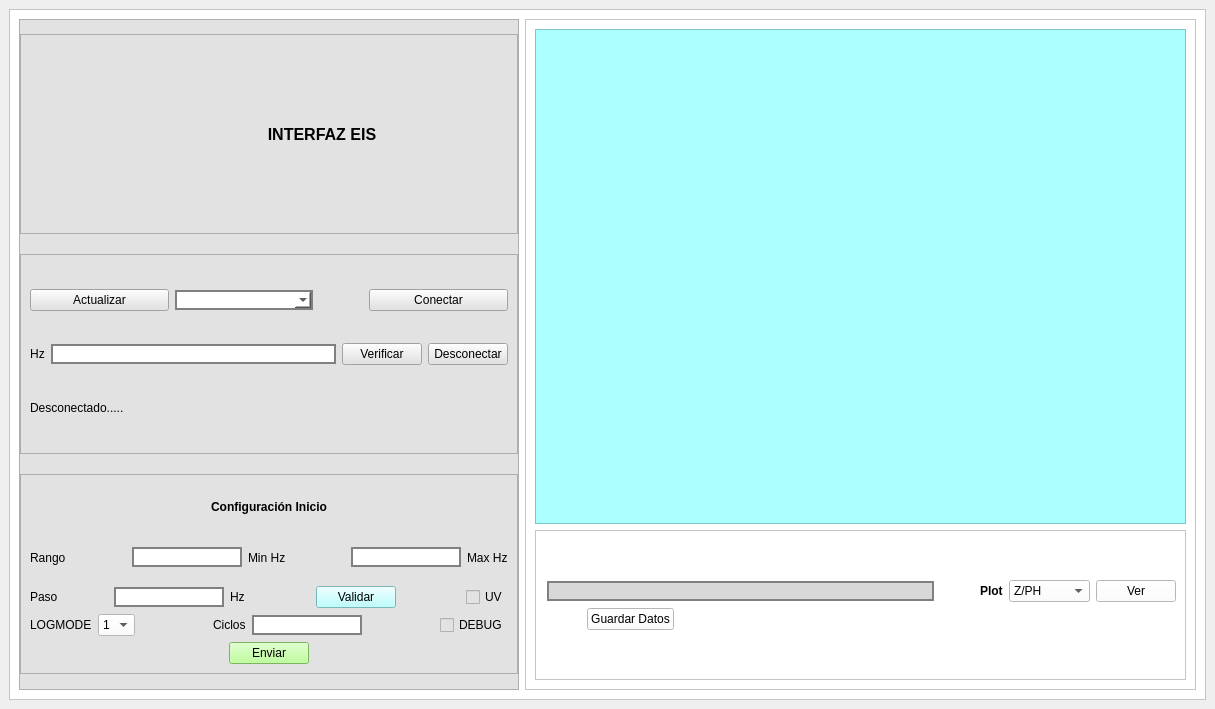
<?xml version="1.0" encoding="UTF-8"?>
<ui version="4.0">
 <class>MainWindow</class>
 <widget class="QMainWindow" name="MainWindow">
  <property name="geometry">
   <rect>
    <x>0</x>
    <y>0</y>
    <width>1215</width>
    <height>709</height>
   </rect>
  </property>
  <property name="windowTitle">
   <string>EIS_UAO</string>
  </property>
  <property name="windowIcon">
   <iconset>
    <normaloff>../../tesis/programa_python_immu_data_logged/imagenes/favicon-16x16.png</normaloff>../../tesis/programa_python_immu_data_logged/imagenes/favicon-16x16.png</iconset>
  </property>
  <property name="iconSize">
   <size>
    <width>30</width>
    <height>30</height>
   </size>
  </property>
  <property name="toolButtonStyle">
   <enum>Qt::ToolButtonIconOnly</enum>
  </property>
  <widget class="QWidget" name="centralwidget">
   <property name="minimumSize">
    <size>
     <width>1000</width>
     <height>0</height>
    </size>
   </property>
   <property name="maximumSize">
    <size>
     <width>1243545</width>
     <height>16777215</height>
    </size>
   </property>
   <layout class="QHBoxLayout" name="horizontalLayout_17">
    <item>
     <widget class="QFrame" name="frame">
      <property name="minimumSize">
       <size>
        <width>0</width>
        <height>0</height>
       </size>
      </property>
      <property name="maximumSize">
       <size>
        <width>124356</width>
        <height>16777215</height>
       </size>
      </property>
      <property name="styleSheet">
       <string notr="true">background-color: rgb(255, 255, 255);</string>
      </property>
      <property name="frameShape">
       <enum>QFrame::StyledPanel</enum>
      </property>
      <property name="frameShadow">
       <enum>QFrame::Raised</enum>
      </property>
      <property name="lineWidth">
       <number>1</number>
      </property>
      <layout class="QHBoxLayout" name="horizontalLayout">
       <item>
        <widget class="QFrame" name="frame_4">
         <property name="minimumSize">
          <size>
           <width>400</width>
           <height>0</height>
          </size>
         </property>
         <property name="maximumSize">
          <size>
           <width>500</width>
           <height>16777215</height>
          </size>
         </property>
         <property name="styleSheet">
          <string notr="true">background-color: rgb(226, 226, 226);</string>
         </property>
         <property name="frameShape">
          <enum>QFrame::StyledPanel</enum>
         </property>
         <property name="frameShadow">
          <enum>QFrame::Raised</enum>
         </property>
         <layout class="QVBoxLayout" name="verticalLayout_8">
          <property name="leftMargin">
           <number>0</number>
          </property>
          <property name="topMargin">
           <number>0</number>
          </property>
          <property name="rightMargin">
           <number>0</number>
          </property>
          <property name="bottomMargin">
           <number>0</number>
          </property>
          <item>
           <widget class="QFrame" name="frame_3">
            <property name="maximumSize">
             <size>
              <width>56789</width>
              <height>200</height>
             </size>
            </property>
            <property name="styleSheet">
             <string notr="true">background-color: rgb(226, 226, 226);</string>
            </property>
            <property name="frameShape">
             <enum>QFrame::StyledPanel</enum>
            </property>
            <property name="frameShadow">
             <enum>QFrame::Raised</enum>
            </property>
            <layout class="QVBoxLayout" name="verticalLayout_2">
             <item>
              <layout class="QHBoxLayout" name="horizontalLayout_4">
               <item>
                <widget class="QLabel" name="logo">
                 <property name="maximumSize">
                  <size>
                   <width>100</width>
                   <height>60</height>
                  </size>
                 </property>
                 <property name="text">
                  <string/>
                 </property>
                 <property name="pixmap">
                  <pixmap>../../tesis/programa_python_immu_data_logged/imagenes/UAO-logo-acreditacion.png</pixmap>
                 </property>
                 <property name="scaledContents">
                  <bool>true</bool>
                 </property>
                </widget>
               </item>
               <item>
                <widget class="QLabel" name="label_2">
                 <property name="font">
                  <font>
                   <pointsize>12</pointsize>
                   <weight>75</weight>
                   <bold>true</bold>
                  </font>
                 </property>
                 <property name="text">
                  <string>INTERFAZ EIS</string>
                 </property>
                 <property name="alignment">
                  <set>Qt::AlignCenter</set>
                 </property>
                </widget>
               </item>
              </layout>
             </item>
            </layout>
           </widget>
          </item>
          <item>
           <widget class="QFrame" name="frame_2">
            <property name="maximumSize">
             <size>
              <width>45678</width>
              <height>200</height>
             </size>
            </property>
            <property name="styleSheet">
             <string notr="true">background-color: rgb(226, 226, 226);</string>
            </property>
            <property name="frameShape">
             <enum>QFrame::StyledPanel</enum>
            </property>
            <property name="frameShadow">
             <enum>QFrame::Raised</enum>
            </property>
            <layout class="QVBoxLayout" name="verticalLayout_5">
             <item>
              <layout class="QVBoxLayout" name="verticalLayout">
               <item>
                <layout class="QHBoxLayout" name="horizontalLayout_2">
                 <item>
                  <widget class="QPushButton" name="refreschbotton">
                   <property name="styleSheet">
                    <string notr="true">border-color: rgb(0, 0, 0);</string>
                   </property>
                   <property name="text">
                    <string>Actualizar</string>
                   </property>
                  </widget>
                 </item>
                 <item>
                  <widget class="QComboBox" name="devicecombobox">
                   <property name="styleSheet">
                    <string notr="true">background-color: rgb(255, 255, 255);
border: 2px solid gray</string>
                   </property>
                  </widget>
                 </item>
                 <item>
                  <spacer name="horizontalSpacer_2">
                   <property name="orientation">
                    <enum>Qt::Horizontal</enum>
                   </property>
                   <property name="sizeType">
                    <enum>QSizePolicy::Maximum</enum>
                   </property>
                   <property name="sizeHint" stdset="0">
                    <size>
                     <width>50</width>
                     <height>20</height>
                    </size>
                   </property>
                  </spacer>
                 </item>
                 <item>
                  <widget class="QPushButton" name="conectar_botton">
                   <property name="styleSheet">
                    <string notr="true">border-bottom-color: rgb(0, 0, 0);

</string>
                   </property>
                   <property name="text">
                    <string>Conectar</string>
                   </property>
                  </widget>
                 </item>
                </layout>
               </item>
               <item>
                <layout class="QHBoxLayout" name="horizontalLayout_3"/>
               </item>
              </layout>
             </item>
             <item>
              <layout class="QHBoxLayout" name="horizontalLayout_5">
               <item>
                <widget class="QLabel" name="label_4">
                 <property name="text">
                  <string>Hz</string>
                 </property>
                 <property name="alignment">
                  <set>Qt::AlignCenter</set>
                 </property>
                </widget>
               </item>
               <item>
                <widget class="QLineEdit" name="freq_input">
                 <property name="styleSheet">
                  <string notr="true">background-color: rgb(255, 255, 255);
border: 2px solid gray</string>
                 </property>
                </widget>
               </item>
               <item>
                <widget class="QPushButton" name="verificar_botton">
                 <property name="text">
                  <string>Verificar</string>
                 </property>
                </widget>
               </item>
               <item>
                <widget class="QPushButton" name="desconectarbotton">
                 <property name="text">
                  <string>Desconectar</string>
                 </property>
                </widget>
               </item>
              </layout>
             </item>
             <item>
              <widget class="QLabel" name="label">
               <property name="text">
                <string>Desconectado.....</string>
               </property>
              </widget>
             </item>
            </layout>
           </widget>
          </item>
          <item>
           <widget class="QFrame" name="frame_6">
            <property name="maximumSize">
             <size>
              <width>345678</width>
              <height>200</height>
             </size>
            </property>
            <property name="styleSheet">
             <string notr="true">background-color: rgb(226, 226, 226);</string>
            </property>
            <property name="frameShape">
             <enum>QFrame::StyledPanel</enum>
            </property>
            <property name="frameShadow">
             <enum>QFrame::Raised</enum>
            </property>
            <layout class="QVBoxLayout" name="verticalLayout_4">
             <item>
              <layout class="QHBoxLayout" name="horizontalLayout_6">
               <item>
                <spacer name="horizontalSpacer">
                 <property name="orientation">
                  <enum>Qt::Horizontal</enum>
                 </property>
                 <property name="sizeHint" stdset="0">
                  <size>
                   <width>40</width>
                   <height>20</height>
                  </size>
                 </property>
                </spacer>
               </item>
               <item>
                <widget class="QLabel" name="label_5">
                 <property name="font">
                  <font>
                   <weight>75</weight>
                   <bold>true</bold>
                  </font>
                 </property>
                 <property name="text">
                  <string>Configuración Inicio</string>
                 </property>
                 <property name="alignment">
                  <set>Qt::AlignCenter</set>
                 </property>
                </widget>
               </item>
               <item>
                <spacer name="horizontalSpacer_4">
                 <property name="orientation">
                  <enum>Qt::Horizontal</enum>
                 </property>
                 <property name="sizeHint" stdset="0">
                  <size>
                   <width>40</width>
                   <height>20</height>
                  </size>
                 </property>
                </spacer>
               </item>
              </layout>
             </item>
             <item>
              <layout class="QHBoxLayout" name="horizontalLayout_7">
               <item>
                <widget class="QLabel" name="rango_label">
                 <property name="text">
                  <string>Rango</string>
                 </property>
                </widget>
               </item>
               <item>
                <spacer name="horizontalSpacer_3">
                 <property name="orientation">
                  <enum>Qt::Horizontal</enum>
                 </property>
                 <property name="sizeHint" stdset="0">
                  <size>
                   <width>40</width>
                   <height>20</height>
                  </size>
                 </property>
                </spacer>
               </item>
               <item>
                <widget class="QLineEdit" name="rango_min_input">
                 <property name="styleSheet">
                  <string notr="true">background-color: rgb(255, 255, 255);
border: 2px solid gray</string>
                 </property>
                 <property name="text">
                  <string/>
                 </property>
                </widget>
               </item>
               <item>
                <widget class="QLabel" name="min_hz_label">
                 <property name="text">
                  <string>Min Hz</string>
                 </property>
                </widget>
               </item>
               <item>
                <spacer name="horizontalSpacer_5">
                 <property name="orientation">
                  <enum>Qt::Horizontal</enum>
                 </property>
                 <property name="sizeHint" stdset="0">
                  <size>
                   <width>40</width>
                   <height>20</height>
                  </size>
                 </property>
                </spacer>
               </item>
               <item>
                <widget class="QLineEdit" name="rango_max_input">
                 <property name="styleSheet">
                  <string notr="true">background-color: rgb(255, 255, 255);
border: 2px solid gray</string>
                 </property>
                 <property name="text">
                  <string/>
                 </property>
                </widget>
               </item>
               <item>
                <widget class="QLabel" name="max_hz_label">
                 <property name="text">
                  <string>Max Hz</string>
                 </property>
                </widget>
               </item>
              </layout>
             </item>
             <item>
              <layout class="QHBoxLayout" name="horizontalLayout_8">
               <item>
                <widget class="QLabel" name="paso_label">
                 <property name="text">
                  <string>Paso</string>
                 </property>
                </widget>
               </item>
               <item>
                <spacer name="horizontalSpacer_6">
                 <property name="orientation">
                  <enum>Qt::Horizontal</enum>
                 </property>
                 <property name="sizeType">
                  <enum>QSizePolicy::Maximum</enum>
                 </property>
                 <property name="sizeHint" stdset="0">
                  <size>
                   <width>50</width>
                   <height>20</height>
                  </size>
                 </property>
                </spacer>
               </item>
               <item>
                <widget class="QLineEdit" name="paso_input">
                 <property name="styleSheet">
                  <string notr="true">background-color: rgb(255, 255, 255);
border: 2px solid gray</string>
                 </property>
                </widget>
               </item>
               <item>
                <widget class="QLabel" name="hz_label_pasos">
                 <property name="text">
                  <string>Hz</string>
                 </property>
                </widget>
               </item>
               <item>
                <spacer name="horizontalSpacer_14">
                 <property name="orientation">
                  <enum>Qt::Horizontal</enum>
                 </property>
                 <property name="sizeHint" stdset="0">
                  <size>
                   <width>40</width>
                   <height>20</height>
                  </size>
                 </property>
                </spacer>
               </item>
               <item>
                <widget class="QPushButton" name="validar_btn">
                 <property name="styleSheet">
                  <string notr="true">background-color: rgb(170, 255, 255);
</string>
                 </property>
                 <property name="text">
                  <string>Validar</string>
                 </property>
                </widget>
               </item>
               <item>
                <spacer name="horizontalSpacer_15">
                 <property name="orientation">
                  <enum>Qt::Horizontal</enum>
                 </property>
                 <property name="sizeHint" stdset="0">
                  <size>
                   <width>40</width>
                   <height>20</height>
                  </size>
                 </property>
                </spacer>
               </item>
               <item>
                <widget class="QCheckBox" name="uv_chek_box">
                 <property name="text">
                  <string>UV</string>
                 </property>
                </widget>
               </item>
              </layout>
             </item>
             <item>
              <layout class="QHBoxLayout" name="horizontalLayout_9">
               <item>
                <widget class="QLabel" name="log_mode_label">
                 <property name="text">
                  <string>LOGMODE</string>
                 </property>
                </widget>
               </item>
               <item>
                <widget class="QComboBox" name="log_mode_comboBox">
                 <property name="styleSheet">
                  <string notr="true">background-color: rgb(255, 255, 255);</string>
                 </property>
                 <property name="insertPolicy">
                  <enum>QComboBox::InsertAtCurrent</enum>
                 </property>
                 <property name="minimumContentsLength">
                  <number>0</number>
                 </property>
                 <item>
                  <property name="text">
                   <string>1</string>
                  </property>
                 </item>
                 <item>
                  <property name="text">
                   <string>2</string>
                  </property>
                 </item>
                 <item>
                  <property name="text">
                   <string>3</string>
                  </property>
                 </item>
                 <item>
                  <property name="text">
                   <string>4</string>
                  </property>
                 </item>
                </widget>
               </item>
               <item>
                <spacer name="horizontalSpacer_16">
                 <property name="orientation">
                  <enum>Qt::Horizontal</enum>
                 </property>
                 <property name="sizeHint" stdset="0">
                  <size>
                   <width>40</width>
                   <height>20</height>
                  </size>
                 </property>
                </spacer>
               </item>
               <item>
                <widget class="QLabel" name="ciclos_label">
                 <property name="text">
                  <string>Ciclos</string>
                 </property>
                </widget>
               </item>
               <item>
                <widget class="QLineEdit" name="ciclos_input">
                 <property name="styleSheet">
                  <string notr="true">background-color: rgb(255, 255, 255);
border: 2px solid gray</string>
                 </property>
                </widget>
               </item>
               <item>
                <spacer name="horizontalSpacer_17">
                 <property name="orientation">
                  <enum>Qt::Horizontal</enum>
                 </property>
                 <property name="sizeHint" stdset="0">
                  <size>
                   <width>40</width>
                   <height>20</height>
                  </size>
                 </property>
                </spacer>
               </item>
               <item>
                <widget class="QCheckBox" name="debug_radio_btn">
                 <property name="text">
                  <string>DEBUG</string>
                 </property>
                </widget>
               </item>
              </layout>
             </item>
             <item>
              <layout class="QHBoxLayout" name="horizontalLayout_11">
               <item>
                <spacer name="horizontalSpacer_7">
                 <property name="orientation">
                  <enum>Qt::Horizontal</enum>
                 </property>
                 <property name="sizeHint" stdset="0">
                  <size>
                   <width>40</width>
                   <height>20</height>
                  </size>
                 </property>
                </spacer>
               </item>
               <item>
                <widget class="QPushButton" name="enviar_btn">
                 <property name="styleSheet">
                  <string notr="true">background-color: rgb(170, 255, 127);</string>
                 </property>
                 <property name="text">
                  <string>Enviar</string>
                 </property>
                </widget>
               </item>
               <item>
                <spacer name="horizontalSpacer_8">
                 <property name="orientation">
                  <enum>Qt::Horizontal</enum>
                 </property>
                 <property name="sizeHint" stdset="0">
                  <size>
                   <width>40</width>
                   <height>20</height>
                  </size>
                 </property>
                </spacer>
               </item>
              </layout>
             </item>
            </layout>
           </widget>
          </item>
         </layout>
        </widget>
       </item>
       <item>
        <widget class="QFrame" name="frame_5">
         <property name="minimumSize">
          <size>
           <width>600</width>
           <height>0</height>
          </size>
         </property>
         <property name="maximumSize">
          <size>
           <width>786543</width>
           <height>16777215</height>
          </size>
         </property>
         <property name="styleSheet">
          <string notr="true">background-color: rgb(255, 255, 255);</string>
         </property>
         <property name="frameShape">
          <enum>QFrame::StyledPanel</enum>
         </property>
         <property name="frameShadow">
          <enum>QFrame::Raised</enum>
         </property>
         <layout class="QVBoxLayout" name="verticalLayout_11">
          <item>
           <widget class="QFrame" name="frame_8">
            <property name="maximumSize">
             <size>
              <width>16777215</width>
              <height>164353</height>
             </size>
            </property>
            <property name="styleSheet">
             <string notr="true">background-color: rgb(170, 255, 255);</string>
            </property>
            <property name="frameShape">
             <enum>QFrame::StyledPanel</enum>
            </property>
            <property name="frameShadow">
             <enum>QFrame::Raised</enum>
            </property>
            <layout class="QVBoxLayout" name="verticalLayout_9">
             <item>
              <layout class="QVBoxLayout" name="grafica_acceleracion_g">
               <property name="spacing">
                <number>0</number>
               </property>
              </layout>
             </item>
            </layout>
           </widget>
          </item>
          <item>
           <widget class="QFrame" name="frame_9">
            <property name="maximumSize">
             <size>
              <width>234567</width>
              <height>150</height>
             </size>
            </property>
            <property name="frameShape">
             <enum>QFrame::StyledPanel</enum>
            </property>
            <property name="frameShadow">
             <enum>QFrame::Raised</enum>
            </property>
            <layout class="QVBoxLayout" name="verticalLayout_3">
             <property name="leftMargin">
              <number>11</number>
             </property>
             <item>
              <layout class="QVBoxLayout" name="verticalLayout_10">
               <item>
                <layout class="QHBoxLayout" name="horizontalLayout_15">
                 <item>
                  <widget class="QLineEdit" name="lineEdit_8">
                   <property name="styleSheet">
                    <string notr="true">background-color: rgb(216, 216, 216);
border: 2px solid gray;</string>
                   </property>
                  </widget>
                 </item>
                 <item>
                  <spacer name="horizontalSpacer_11">
                   <property name="orientation">
                    <enum>Qt::Horizontal</enum>
                   </property>
                   <property name="sizeType">
                    <enum>QSizePolicy::Maximum</enum>
                   </property>
                   <property name="sizeHint" stdset="0">
                    <size>
                     <width>40</width>
                     <height>20</height>
                    </size>
                   </property>
                  </spacer>
                 </item>
                 <item>
                  <widget class="QLabel" name="label_10">
                   <property name="font">
                    <font>
                     <weight>75</weight>
                     <bold>true</bold>
                    </font>
                   </property>
                   <property name="text">
                    <string>Plot</string>
                   </property>
                  </widget>
                 </item>
                 <item>
                  <widget class="QComboBox" name="Plot_combo_box_input">
                   <item>
                    <property name="text">
                     <string>Z/PH</string>
                    </property>
                   </item>
                   <item>
                    <property name="text">
                     <string>Xc/Rc</string>
                    </property>
                   </item>
                   <item>
                    <property name="text">
                     <string>I/V</string>
                    </property>
                   </item>
                   <item>
                    <property name="text">
                     <string>Xc VS Rc</string>
                    </property>
                   </item>
                  </widget>
                 </item>
                 <item>
                  <widget class="QPushButton" name="pushButton_2">
                   <property name="text">
                    <string>Ver</string>
                   </property>
                  </widget>
                 </item>
                </layout>
               </item>
               <item>
                <layout class="QHBoxLayout" name="horizontalLayout_16">
                 <item>
                  <spacer name="horizontalSpacer_13">
                   <property name="orientation">
                    <enum>Qt::Horizontal</enum>
                   </property>
                   <property name="sizeType">
                    <enum>QSizePolicy::Maximum</enum>
                   </property>
                   <property name="sizeHint" stdset="0">
                    <size>
                     <width>40</width>
                     <height>20</height>
                    </size>
                   </property>
                  </spacer>
                 </item>
                 <item>
                  <widget class="QPushButton" name="guardar_btn">
                   <property name="text">
                    <string>Guardar Datos</string>
                   </property>
                  </widget>
                 </item>
                 <item>
                  <spacer name="horizontalSpacer_9">
                   <property name="orientation">
                    <enum>Qt::Horizontal</enum>
                   </property>
                   <property name="sizeHint" stdset="0">
                    <size>
                     <width>40</width>
                     <height>20</height>
                    </size>
                   </property>
                  </spacer>
                 </item>
                </layout>
               </item>
              </layout>
             </item>
            </layout>
           </widget>
          </item>
         </layout>
        </widget>
       </item>
      </layout>
     </widget>
    </item>
   </layout>
  </widget>
  <widget class="QMenuBar" name="menubar">
   <property name="geometry">
    <rect>
     <x>0</x>
     <y>0</y>
     <width>1215</width>
     <height>26</height>
    </rect>
   </property>
  </widget>
 </widget>
 <resources/>
 <connections/>
</ui>
